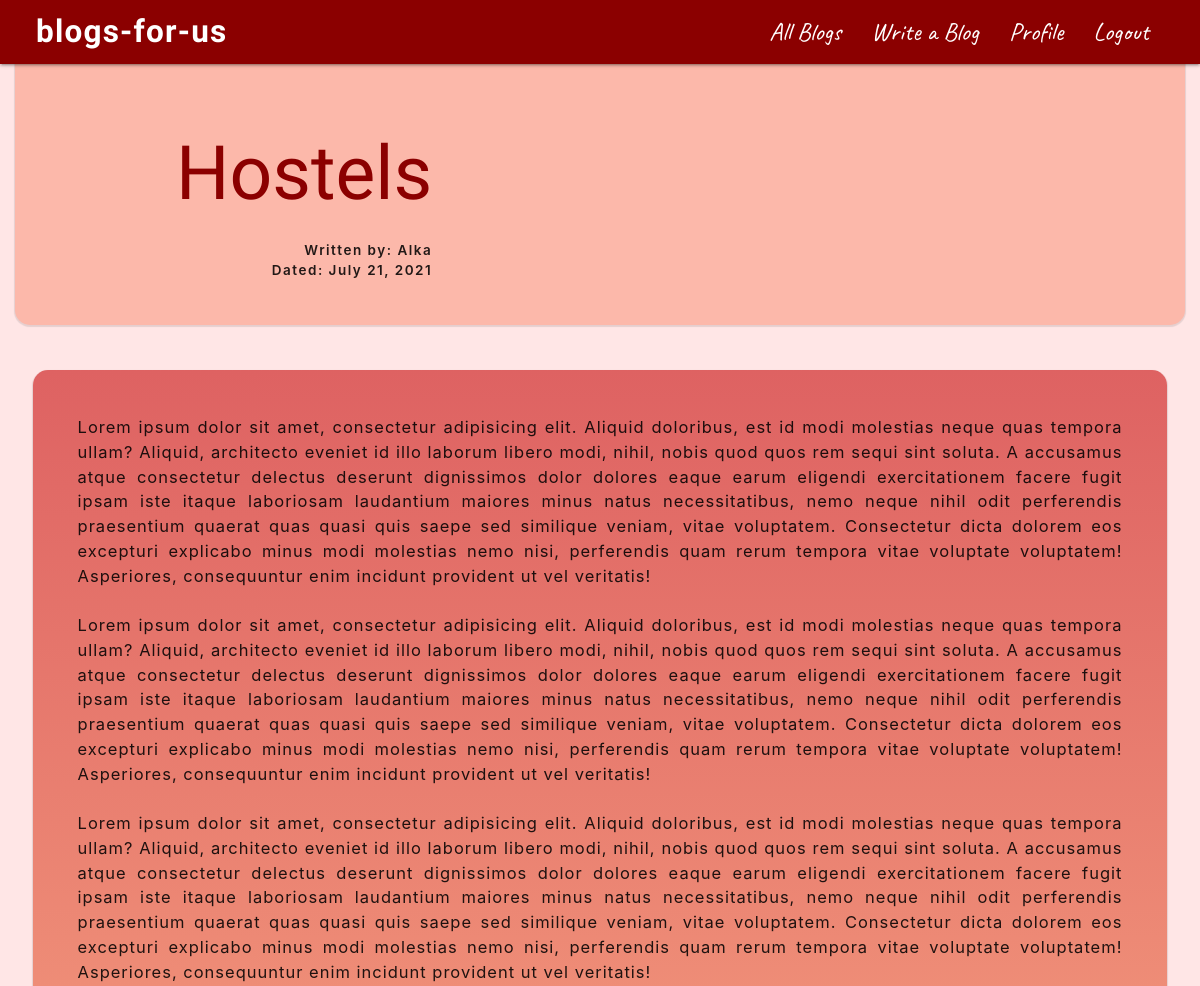
The app's page /all-blogs/1 (signed in, upper part), older data.
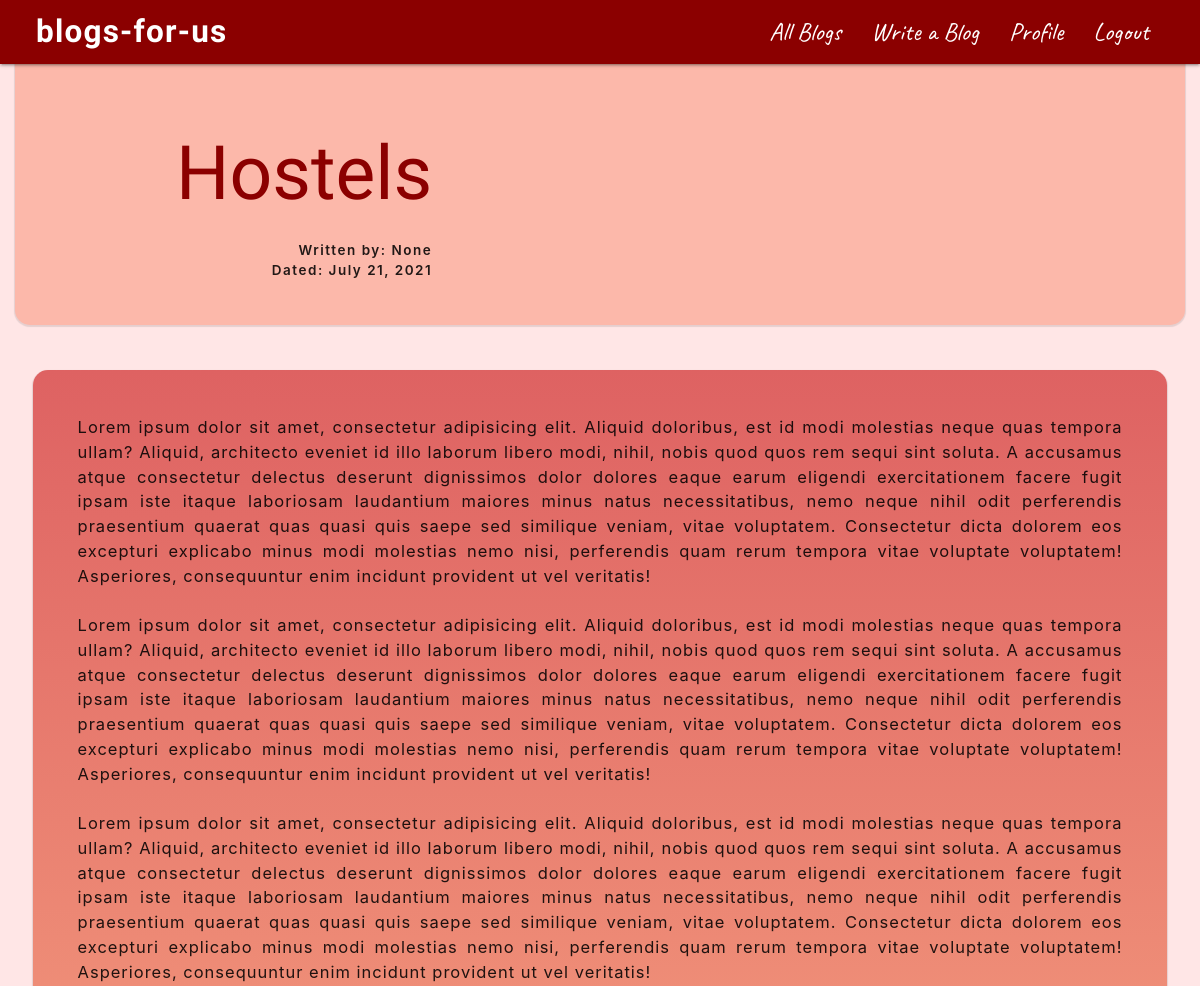
The same page, newer data.
### blogs/models.py (models this page shows, shortened)
class Blog(models.Model):
    title = models.CharField(max_length=100)
    excerpt = models.CharField(max_length=100)
    author = models.ForeignKey(Author, null=True, on_delete=models.SET("Anonymous"), related_name='blogs')
    date = models.DateField(auto_now=True)
    content = models.TextField(validators=[MinLengthValidator(10)])

class Author(models.Model):
    user_name = models.CharField(max_length=100)
    email = models.EmailField()
    def __str__(self):
        return self.user_name

### blogs/views.py (the view)
# urls.py: path('all-blogs/<int:pk>', views.detail_blogs, name='detail_blogs'),
@login_required
def detail_blogs(request, pk):
    blog = Blog.objects.get(id=pk)
    return render(request, 'blogs/detail_blog.html', {
        'blog': blog
    })

### blogs/templates/blogs/detail_blog.html (shortened to what this page needs)
{% extends 'blogs/base.html' %}
{% load static %}
{% block css_files %}
    <link rel="stylesheet" href="{% static 'css/detail_blog.css' %}?{% now "U" %}">
{% endblock %}
{% block content %}
    <main>
        <div class="blog-container">
            <div class="blog-header">
                <div class="blog-title">
                    <h1>{{ blog.title }}</h1>
                    <div class="credit">
                        <p>Written by: <span>{{ blog.author }}</span></p>
                        <p>Dated: <span>{{ blog.date }}</span></p>
                    </div>
                </div>
                <div class="img-container">
                </div>
            </div>
            <div class="content-container">
                <p>
                    {{ blog.content|linebreaksbr }}
                </p>
            </div>
        </div>
    </main>
{% endblock %}

### blogs/templates/blogs/base.html (shortened to what this page needs)
<!DOCTYPE html>
{% load static %}
<html lang="en">
<head>
    <link rel="stylesheet" href="https://cdnjs.cloudflare.com/ajax/libs/materialize/1.0.0/css/materialize.min.css">
    <link rel="stylesheet" href="{% static 'css/base.css' %}?{% now "U" %}">
    {% block css_files %}{% endblock %}
</head>
<body>
<div class="navbar">
    <nav>
        <div class="nav-wrapper">
            <a href="{% url 'home' %}" class="brand-logo">blogs-for-us</a>
            <ul class="right hide-on-med-and-down">
                <li><a href="{% url 'all-blogs' %}">All Blogs</a></li>
                <li><a href="{% url 'write_blog' %}">Write a Blog</a></li>
                {% if user.is_authenticated %}
                    <li><a href="#">Profile</a></li>
                    <li><a href="{% url 'logout' %}">Logout</a></li>
                {% else %}
                    <li><a href="{% url 'register' %}">Register</a></li>
                    <li><a href="{% url 'login' %}">Login</a></li>
                {% endif %}
            </ul>
        </div>
    </nav>
</div>
{% block content %}{% endblock %}
</body>
</html>

### static/css/base.css (style rules this page uses)
* { margin: 0; padding: 0; box-sizing: border-box; }
body { background: #DE6262; background: -webkit-linear-gradient(to top, #FFB88C, #DE6262); background: linear-gradient(to top, #FFB88C, #DE6262); background-color: rgba(0, 0, 0, 0.4); background-attachment: fixed; }
nav { position: fixed; top: 0; z-index: 10000; font-family: 'Caveat', cursive; font-size: 2rem; }
nav .nav-wrapper { background-color: darkred; padding: 0 3vw; }
nav .nav-wrapper .brand-logo { font-family: 'Dancing Script', cursive; font-weight: 600; letter-spacing: 1.2px; }
nav ul a { font-size: 1.7rem; }

### static/css/detail_blog.css (style rules this page uses)
main { margin: 0; padding: 0; background-color: #ffe6e6;; }
.blog-container { display: flex; align-items: center; justify-content: center; flex-direction: column; text-align: justify; padding: 1rem; }
.blog-header { margin: 3rem; background-color: #fcb8aa; width: 100%; padding: 2rem 1rem; display: flex; flex-wrap: wrap; align-items: center; justify-content: space-around; border-radius: 0 0 15px 15px; box-shadow: 0 1px 1px 1px rgba(0, 0, 0, 0.1); }
.blog-title { margin-bottom: 1rem; display: flex; flex-direction: column; text-align: right; }
.blog-title h1 { font-size: 5rem; font-family: 'Otomanopee One', sans-serif; color:darkred; }
.credit { font-size: 0.9rem; font-weight: 600; letter-spacing: 1.5px; }
.img-container { width: 20rem; }
.content-container { background: #DE6262; background: -webkit-linear-gradient(to top, #FFB88C, #DE6262); background: linear-gradient(to top, #FFB88C, #DE6262); background-color: rgba(0, 0, 0, 0.4); width: 97%; padding: 3rem 3rem; display: flex; flex-wrap: wrap; align-items: center; justify-content: space-around; border-radius: 15px; box-shadow: 0 1px 1px 1px rgba(0, 0, 0, 0.1); }
.content-container p { font-size: 1.1rem; letter-spacing: 1px; }

Row changes from the older to the newer data that the page shows:
changed Blog "Hostels": author "Alka" → "None"
